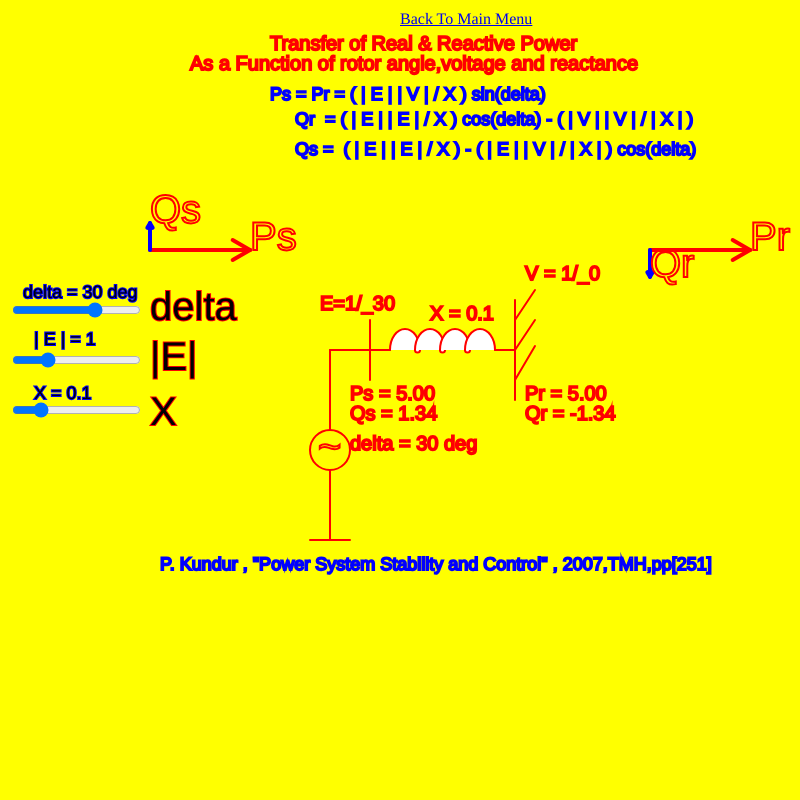
Frame 1 (no input)
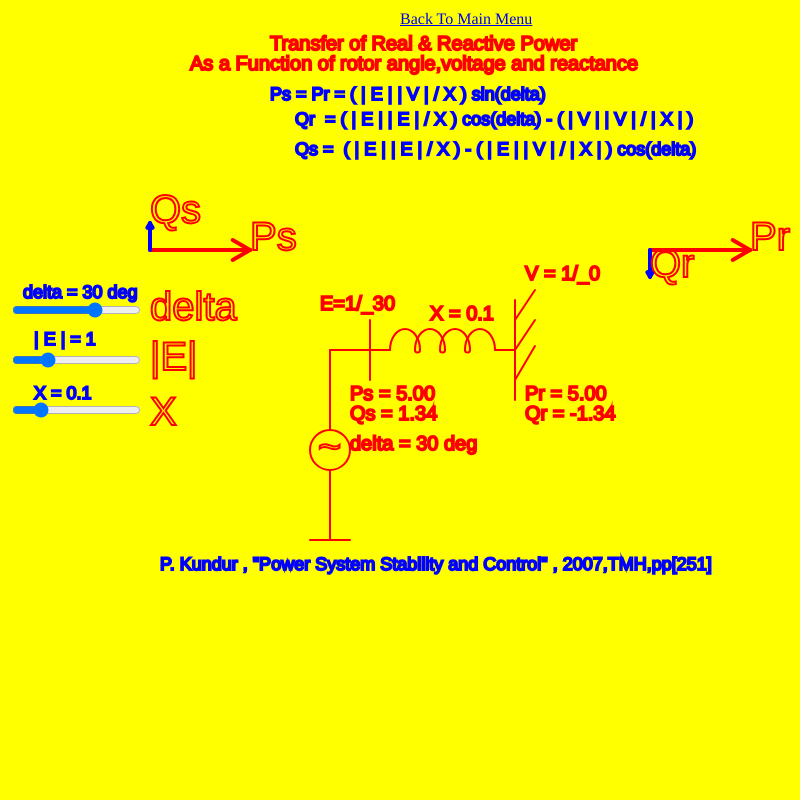
Frame 60 (no input)
Frame 120 (the mouse pressed at the canvas centre since frame 60): identical to frame 60, image omitted

The p5.js sketch that drew these frames (run headless with seeded random() and noise() and a simulated clock; from frame 60 on, the mouse is pressed at the canvas centre):

// p5.js sketch
// ── sketch.js
var dash=20
var bus=60
//--------  Starting Coods ----
xs=-10;ys=-50;w=30;N=4;
// -----------------------------
E=1.0;// Gen volt mag
var d1;// Gen volt (delta) angle

V=1;// inf bus volt mag =1.0
d2=0;//inf bus angle=0
X=0.1;// Inductance of Transline

var Ps , Qs ,Pr , Qr 

function setup() {
  wdth=800;ht=800
  createCanvas(wdth, ht);
  myLink=createA('https://srbee.github.io/srbee/','Back To Main Menu ')
  myLink.position(width/2,10)
  
  deltaSlider=createSlider(-90,90,30);
  deltaSlider.position(10,300);//original cood system
  
  ESlider=createSlider(0.5,2.5,1,.1)
  ESlider.position(10,350)
  
  XSlider=createSlider(.01,.5,.1,.01)
  XSlider.position(10,400)
  
  angleMode(DEGREES)
  //noLoop()
  textSize(30)
  strokeWeight(2)
  textSize(40)

  stroke(255,0,0)
  angleMode(DEGREES)
k=0;
}

function draw() {
  background(255,255,0);
  translate(width/2,height/2);
  //ellipse(0,0,10);//calibrate (0,0)
  d1=deltaSlider.value()
  E=ESlider.value()
  X=XSlider.value()
  text('delta',-250,-80)
  push();textSize(18);stroke('blue')
  text('delta = '+d1+' deg',-377,-102)
  pop()
  text('|E|',-250,-30)
  push();textSize(18);stroke('blue')
  text('| E | = '+E,-366,-55)
  pop()
  text('X',-250,25)
  push();textSize(18);stroke('blue')
  text('X = '+X,-366,-1)
  pop()
  coil(xs,ys,w,N,dash)
  busAndGen()
  calPQ()
  dispPQ()
  
  };// end of draw()

function coil(xs,ys,w,N,dash){
  k=k+1
  if(k==1  )  { NN=N   }
  if(N==0  ) { 
    xx=xs-NN*w+(NN)*w1;
    line(xx,ys,xx-dash,ys);//starting dash
    line(xs+w1,ys,xs+w1+dash,ys);// ending dash
    return
  }// end of if
  xc1=xs+w/2;yc1=ys;h=w*1.4;sa1=180;ea1=0;
  arc(xc1,yc1,w,h,sa1,ea1,OPEN)
  w1=w/6;h1=w1*1;
  xc2=xs+w-w1/2;yc2=yc1;sa2=0;ea2=180;
  if( N != 1) {
  arc(xc2,yc2,w1,h1,sa2,ea2,OPEN)}
  coil(xs+w-w1,ys,w,N-1,dash);// Recursive call
  fill(255,0,0,2)
  }//end of coil()


function busAndGen(){
  x0=xs-dash;
  line(x0,ys,x0,ys-bus/2);//bus at start
  line(x0,ys,x0,ys+bus/2)// bus at start
  x1=xs+N*w-(N-1)*w1+dash;
  line(x1,ys,x1,ys-bus/2-20);// bus at end
  line(x1,ys,x1,ys+bus/2+20);// bus at end
  line(x0,ys,x0-2*dash,ys);//front
  line(x0-2*dash,ys,x0-2*dash,ys+80);//front drop
  ellipse(x0-2*dash,ys+100,40);//LHS generator
  line(x0-2*dash,ys+120,x0-2*dash,ys+190);//front drop from gen
  line(x0-2*dash,ys+190,x0-dash,ys+190);// gnd
  line(x0-2*dash,ys+190,x0-3*dash,ys+190);// gnd
  xg=x0-2.6*dash;yg=ys+110;
  text('~',xg,yg);
  line(x1,ys,x1+20,ys-bus/2);// inf bus symbol
  line(x1,ys+bus/2,x1+20,ys-4);// bus at end
  line(x1,ys-bus/2,x1+20,ys-60);// bus at end  
  
  };// end of busAndGen()

function calPQ(){
  
  Pr=((E*V)/(X))*sin(d1);// Recving End real power
  Qr= (((E*V)/(X))*cos(d1))-((V*V)/(X));// Rcving end Q
  
  Ps=Pr;// Sending end P
  Qs=((E*E)/(X) )-(((E*V)/(X))*(cos(d1)));// Sending end Q
  
  
  Prf=Pr.toFixed(2);
  Psf=Ps.toFixed(2);
  Qsf=Qs.toFixed(2);
  Qrf=Qr.toFixed(2);
  //print('Pr= '+Pr+' Ps= '+Ps)
  //print('Qr= '+Qr+' Qs= '+Qs)
  push()
  textSize(20);
  text('Transfer of Real & Reactive Power',xs-120,ys-300)
  text('As a Function of rotor angle,voltage and reactance ',xs-200,ys-280)
  push();textSize(18);stroke('blue')
  text('Ps = Pr = ( | E | | V | / X ) sin(delta) ',xs-120,ys-250)
  text('     Qr  = ( | E | | E | / X ) cos(delta) - ( | V | | V | / | X | )',xs-120,ys-225)
  text('     Qs =  ( | E | | E | / X ) - ( | E | | V | / | X | ) cos(delta) ',xs-120,ys-195)
  pop()
  text('E='+E+'/_'+d1,xs-70,ys-40)  
  text('Ps = '+Psf,xs-40,ys+50)
  text('Qs = '+Qsf,xs-40,ys+70)  
  text('delta = '+d1+' deg',xs-40,ys+100)  
  text('Pr = '+Prf,x1+10,ys+50)
  text('Qr = '+Qrf,x1+10,ys+70) ;
  text('V = '+V+'/_0',x1+10,ys-70)
  text('X = '+X,xs+40,ys-30)
  pop()
  push();textSize(18);stroke('blue')
  text('P. Kundur , "Power System Stability and Control" , 2007,TMH,pp[251]    ',xs-230,ys+220)
  pop()
};// end of function CalPQ()
  
  function dispPQ(){
    
    push()
    strokeWeight(4)
    mf=20;//multyplying factor
    xps1=-250;yps1=-150;//starting XY coods for Ps vector
    xps2=xps1+mf*Ps; yps2=yps1;// ending coods for Ps vector
  
    line(xps1,yps1,xps2,yps2);//vector for Ps
    xa1=xps2-(xps2-xps1)*0.2*cos(30);// arrow cood
    ya1=yps1+(xps2-xps1)*0.2*sin(30);// arrow cood
    ya2=yps1-(xps2-xps1)*0.2*sin(30);// arrow cood   
    line(xps2,yps1,xa1,ya1);//arrow lowr
    line(xps2,yps1,xa1,ya2);//arrow upper
  
    xqs1=xps1;yqs1=yps1;
    xqs2=xqs1;
    yqs2=yqs1-mf*Qs
    push()
    stroke(0,0,255)
    line(xqs1,yqs1,xqs2,yqs2);//Qs vector main
    m=yqs2-yqs1;
    xqa1=xqs2-m*0.2*sin(30)
    yqa1=yqs2-m*0.2*cos(30)
    line(xqs2,yqs2,xqa1,yqa1);//arrow of Qs
    xqa2=xqs2+m*0.2*sin(30)
    line(xqs2,yqs2,xqa2,yqa1);// arrow of Qs
    pop()
    
    xpr1= 250;ypr1=yps1;//strtng coods of Pr and Qr
    xpr2=xpr1+mf*Pr;ypr2=ypr1;
    m1=xpr2-xpr1;// magtd 
    line(xpr1,ypr1,xpr2,ypr2);// Pr vector main
    ax1=xpr2-m1*0.2*cos(30);
    ay1=ypr2+m1*0.2*sin(30);
    ay2=ypr2-m1*0.2*sin(30);
    line(xpr2,ypr2,ax1,ay1);// arrow of Pr vector
    line(xpr2,ypr2,ax1,ay2);// arrow of Pr vector
  
    mq=mf*Qr;yy=ypr1-mq;
    push()
    stroke(0,0,255)
    line(xpr1,ypr1,xpr1,yy);// Qr vector main
    line(xpr1,yy,xpr1-mq*0.2*sin(30),yy+mq*0.2*cos(30));//arrow
    line(xpr1,yy,xpr1+mq*0.2*sin(30),yy+mq*0.2*cos(30));//arrow
    pop()
    pop()
    text('Qr',xpr1,yy);
    text('Pr',xpr2,ypr2)    
    text('Ps',xps2,yps1)  
    text('Qs',xqs2,yqs2)    
  };// end of function dispPQ()
